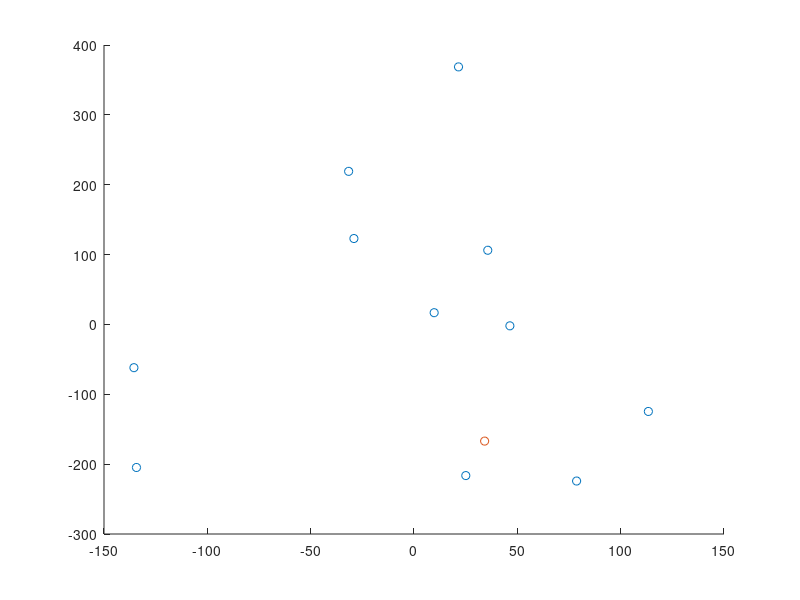

Here is the MATLAB script that generated this plot:
%Aberystwyth, Brighton, Carlisle, Dover, Exeter, Glasgow, 
%Hull, Inverness, Leeds, Newcastle upon Tyne, Norwich 

M = [0 244 218 284 197 312 215 469 166 253 270; 
    0 0 350 77 167 444 221 583 242 325 168;
    0 0 0 369 347 94 150 251 116 57 284;
    0 0 0 0 242 463 263 598 257 340 164;
    0 0 0 0 0 441 279 598 269 359 277;
    0 0 0 0 0 0 245 169 210 143 378;
    0 0 0 0 0 0 0 380 55 117 143;
    0 0 0 0 0 0 0 0 349 264 514;
    0 0 0 0 0 0 0 0 0 91 173;
    0 0 0 0 0 0 0 0 0 0 256;
    0 0 0 0 0 0 0 0 0 0 0]

D = M+M';

%new city is London
ya = [212; 53; 298; 72; 170; 392; 168; 531; 190; 273; 111]

%make p the rank of D
p = rank(D);

%make A
A = (-1/2)*D.*D;

%make H
H = eye(p)-(1/p)*ones(p);

%compute B
B = H*A*H;

%eigenvectors and eigenvalues
[V,L] = eig(B);
dL = diag(L);

%throw away negative eigenvalues
i=1
for k=1:p
    if dL(k) >=0
        fixedL(i) = L(k,k);
        fixedV(:,i) = V(:,k);
        i = i+1
    end
end

%vsquiggle
SfixedL = sqrt(fixedL);
for i=1:8
    vSquiggle(:,i) = SfixedL(i)*fixedV(:,i);
end

%calculate delta_a
da = ya.*ya;

%calculate delta_mu
dmu = mean(D.*D,2);

%make transpose of pseudoinverse of Vsquiggle (aka Lsharp)
for i=1:8
    Lsharp(i,:) = fixedV(:,i)'/SfixedL(i);
end

%reconstruct ya
xa = (-1/2)*Lsharp*(da-dmu);

%test mutha fluka
for i=1:11
    X(:,i) = Lsharp*(B(:,i)-dmu);
end

%crude plot of data (in proper orientation)
scatter(-vSquiggle(:,2),-vSquiggle(:,1));
hold
scatter(-xa(2),-xa(1));

